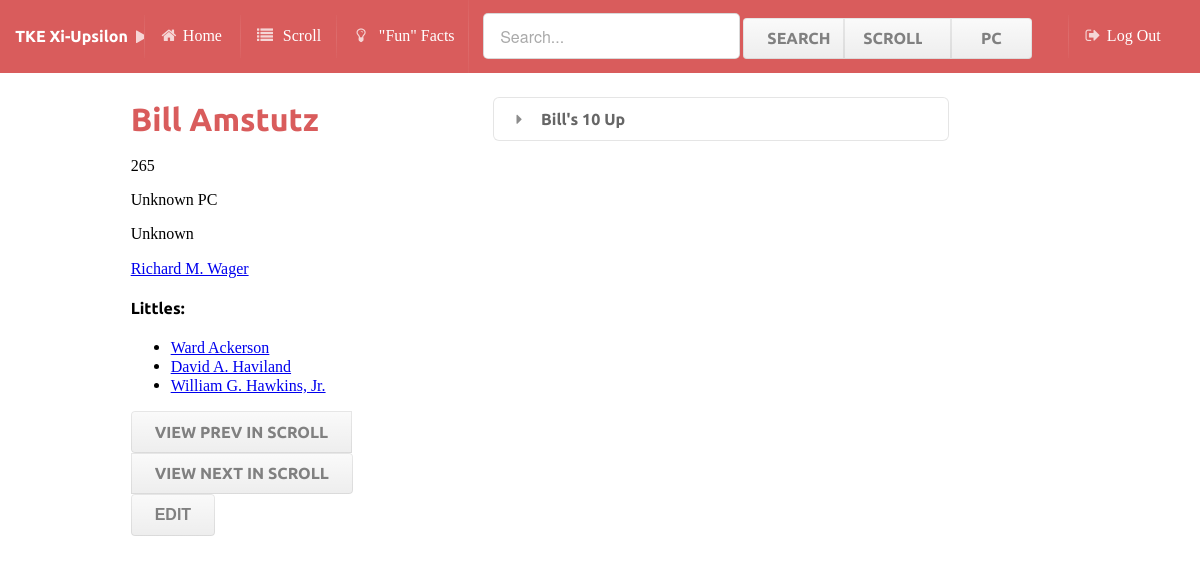
The page /brothers/265/ (signed in) on the database its author committed.
### brothers/models.py (models this page shows, shortened)
class Brother(models.Model):
	scroll = models.IntegerField()
	pc = models.IntegerField()
	fname = models.CharField(max_length=50)
	lname = models.CharField(max_length=50)
	name = models.CharField(max_length=50)
	nickname = models.CharField(max_length=50)
	big = models.CharField(max_length=50)
	bigS = models.IntegerField(max_length=50)

### brothers/views.py (the view)
# urls.py: url(r'^(?P<scroll>\d+)/$', views.detail,name='detail'),
@login_required(login_url="brothers.views.login")
def detail(request, scroll):
    b = Brother.objects.get(scroll=scroll)
    return render(request, 'brothers/index.html',{'brother':b,'littles':Brother.objects.filter(bigS=b.scroll),'lastScroll':Brother.objects.all().aggregate(Max('scroll'))['scroll__max'],'tree':getTree(b.scroll)})

### brothers/views.py (called while the page is built)
def getTree(scroll):
    tree = []
    curr = Brother.objects.get(scroll=scroll)
    i=0
    while curr.scroll!=0 and i<11:
        tree.append(curr)
        curr = Brother.objects.get(scroll=curr.bigS)
        i+=1
    tree.reverse()
    return tree

### brothers/templates/brothers/index.html (shortened to what this page needs)
{%extends 'layout.html'%}
{%block content%}
<head>
</head>
<body style='font-family="sans-serif"'>
<div class="ui two column page grid">
	<div class="six wide column">
	<h1 class="ui red header">{{brother.name}}</h1>
	<p>{{brother.scroll}}</p>
	{% if brother.pc != -1%}
	<p>PC {{brother.pc}}</p>
	{%else%}
	<p>Unknown PC</p>
	{%endif%}
	<p>{{brother.nickname}}</p>
	<a href="{% url 'detail' brother.bigS%}">{{brother.big}}</a>
	{%if littles%}
	<h4>Littles:</h4>
	<ul>
		{%for l in littles%}
		<li><a href="{% url 'detail' l.scroll%}">{{l.name}}</a></li>
		{%endfor%}
	</ul>
	<p>{%endif%} </p>
	<div class="footer">
	<div class="ui buttons">
		{%if brother.scroll == 1%}
		<input class="ui disabled button" type="button" value="View Prev in Scroll"/>
		{%else%}
		<button class="ui vertical animated button" type="button" onClick="window.location='/brothers/{{brother.scroll|add:-1}}/' ">
			<div class="visible content">View Prev in Scroll</div>
		</button>
		{%endif%}
		{%if brother.scroll == lastScroll%}
		<input class="ui disabled button" type="button" value="View Next in Scroll"/>
		{%else%}
		<button class="ui vertical animated button" type="button" onClick="window.location='/brothers/{{brother.scroll|add:1}}/' ">
			<div class="visible content">View Next in Scroll</div>
		</button>
		{%endif%}
	</div>
		{%if request.user.is_superuser%}
		<button class="ui button" type="button" onClick="window.location='/brothers/{{brother.scroll}}/edit/' ">
			Edit
		</button>
		{%endif%}
</div>
</div>
<div class="column">
{%if brother.big != "Unknown"%}
	<div class="ui accordion">
		<div class="title">
			<i class="dropdown icon"></i>
			{{brother.fname}}'s {{tree|length|add:-1}} Up
		</div>
	</div>
{%endif%}
</div>
</div>
</body>
{%endblock%}

### rows shown on the page
Brother: name "Bill Amstutz", scroll "265", nickname "Unknown", big "Richard M. Wager", fname "Bill"
Brother: name "Ward Ackerson"
Brother: name "David A. Haviland"
Brother: name "William G. Hawkins, Jr."

### other values the page prints
{{ tree|length|add:-1 }} "10"
